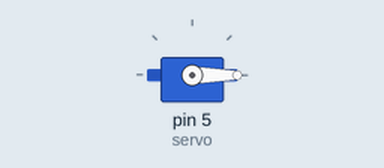
Recording of a sketch running on a simulated Arduino Uno, built with avr-gcc and run on an emulated ATmega328P. Shown: servo. What the sketch prints to the serial monitor is not drawn.

Above: at 2.05 s.
Timing chart, 0 to 5.0 s (numbered marks = the images above):
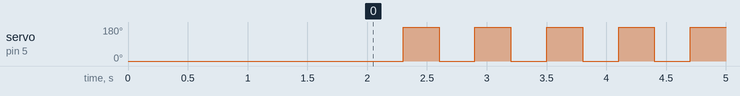

Measured:
- by itself, servo on pin 5 (servo): alternates 180° for 0.30 s and 0° for 0.30 s

The sketch:

servomotor_test.ino
```cpp
#include <Servo.h>

Servo servo;
int turn=0;

int i = 0;

void setup() {

    Serial.begin(9600);

    servo.attach(5); //D1
    servo.write(0);

    delay(2000);

}

void loop() {

    // if(turn == 630)
    // {
    //     turn = 720;
    // }
    // else
    // {
    //     turn=(90*i++)%720;
    // }

    servo.write(turn);
    Serial.print("Turn");
    Serial.println(turn);
    delay(300);

    if(turn == 0)
        turn = 180;
    else
        turn = 0;
/*
    if(turn < 360 && turn >= 0)
        turn += 30;
    else if(turn >= 360)
    {
        turn = 0;
        delay(250);
    }
*/

/*
    if(turn < 0 && turn >= -360)
        turn += 30;
    else if(turn >= 0)
        turn = -360;
*/

}
```
